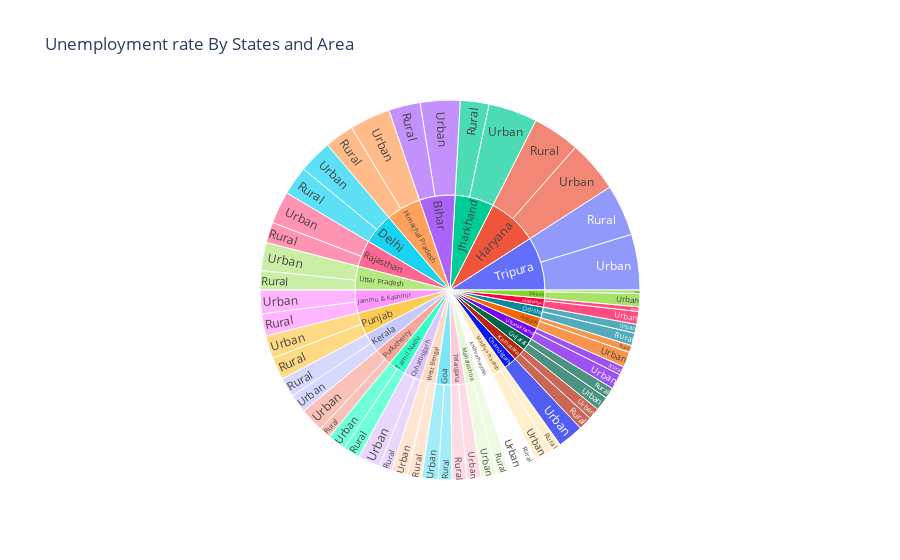

The notebook cell this image was saved under:
### Markdown cell above
# Sunburst Visulization

### Code cell
plot_2=px.sunburst(spl_1,path=['States','Area'],values='Unemployment Rate',title='Unemployment rate By States and Area',color_continuous_scale='RdBu')
plot_2.show()

### Figure 1 — Plotly figure (JSON) as saved in the notebook; plotly's stock layout.template omitted (floating-point values rounded to 4 significant figures)
{"data": [{"branchvalues": "total", "domain": {"x": [0, 1], "y": [0, 1]}, "hovertemplate": "labels=%{label}<br>Unemployment Rate=%{value}<br>parent=%{parent}<br>id=%{id}<extra></extra>", "ids": ["Andhra Pradesh/Rural", "Assam/Rural", "Bihar/Rural", "Chhattisgarh/Rural", "Delhi/Rural", "Goa/Rural", "Gujarat/Rural", "Haryana/Rural", "Himachal Pradesh/Rural", "Jammu & Kashmir/Rural", "Jharkhand/Rural", "Karnataka/Rural", "Kerala/Rural", "Madhya Pradesh/Rural", "Maharashtra/Rural", "Meghalaya/Rural", "Odisha/Rural", "Puducherry/Rural", "Punjab/Rural", "Rajasthan/Rural", "Sikkim/Rural", "Tamil Nadu/Rural", "Telangana/Rural", "Tripura/Rural", "Uttar Pradesh/Rural", "Uttarakhand/Rural", "West Bengal/Rural", "Andhra Pradesh/Urban", "Assam/Urban", "Bihar/Urban", "Chandigarh/Urban", "Chhattisgarh/Urban", "Delhi/Urban", "Goa/Urban", "Gujarat/Urban", "Haryana/Urban", "Himachal Pradesh/Urban", "Jammu & Kashmir/Urban", "Jharkhand/Urban", "Karnataka/Urban", "Kerala/Urban", "Madhya Pradesh/Urban", "Maharashtra/Urban", "Meghalaya/Urban", "Odisha/Urban", "Puducherry/Urban", "Punjab/Urban", "Rajasthan/Urban", "Sikkim/Urban", "Tamil Nadu/Urban", "Telangana/Urban", "Tripura/Urban", "Uttar Pradesh/Urban", "Uttarakhand/Urban", "West Bengal/Urban", "Andhra Pradesh", "Assam", "Bihar", "Chandigarh", "Chhattisgarh", "Delhi", "Goa", "Gujarat", "Haryana", "Himachal Pradesh", "Jammu & Kashmir", "Jharkhand", "Karnataka", "Kerala", "Madhya Pradesh", "Maharashtra", "Meghalaya", "Odisha", "Puducherry", "Punjab", "Rajasthan", "Sikkim", "Tamil Nadu", "Telangana", "Tripura", "Uttar Pradesh", "Uttarakhand", "West Bengal"], "labels": ["Rural", "Rural", "Rural", "Rural", "Rural", "Rural", "Rural", "Rural", "Rural", "Rural", "Rural", "Rural", "Rural", "Rural", "Rural", "Rural", "Rural", "Rural", "Rural", "Rural", "Rural", "Rural", "Rural", "Rural", "Rural", "Rural", "Rural", "Urban", "Urban", "Urban", "Urban", "Urban", "Urban", "Urban", "Urban", "Urban", "Urban", "Urban", "Urban", "Urban", "Urban", "Urban", "Urban", "Urban", "Urban", "Urban", "Urban", "Urban", "Urban", "Urban", "Urban", "Urban", "Urban", "Urban", "Urban", "Andhra Pradesh", "Assam", "Bihar", "Chandigarh", "Chhattisgarh", "Delhi", "Goa", "Gujarat", "Haryana", "Himachal Pradesh", "Jammu & Kashmir", "Jharkhand", "Karnataka", "Kerala", "Madhya Pradesh", "Maharashtra", "Meghalaya", "Odisha", "Puducherry", "Punjab", "Rajasthan", "Sikkim", "Tamil Nadu", "Telangana", "Tripura", "Uttar Pradesh", "Uttarakhand", "West Bengal"], "name": "", "parents": ["Andhra Pradesh", "Assam", "Bihar", "Chhattisgarh", "Delhi", "Goa", "Gujarat", "Haryana", "Himachal Pradesh", "Jammu & Kashmir", "Jharkhand", "Karnataka", "Kerala", "Madhya Pradesh", "Maharashtra", "Meghalaya", "Odisha", "Puducherry", "Punjab", "Rajasthan", "Sikkim", "Tamil Nadu", "Telangana", "Tripura", "Uttar Pradesh", "Uttarakhand", "West Bengal", "Andhra Pradesh", "Assam", "Bihar", "Chandigarh", "Chhattisgarh", "Delhi", "Goa", "Gujarat", "Haryana", "Himachal Pradesh", "Jammu & Kashmir", "Jharkhand", "Karnataka", "Kerala", "Madhya Pradesh", "Maharashtra", "Meghalaya", "Odisha", "Puducherry", "Punjab", "Rajasthan", "Sikkim", "Tamil Nadu", "Telangana", "Tripura", "Uttar Pradesh", "Uttarakhand", "West Bengal", "", "", "", "", "", "", "", "", "", "", "", "", "", "", "", "", "", "", "", "", "", "", "", "", "", "", "", ""], "type": "sunburst", "values": [77.37, 53.89, 234.8, 92.8, 213.6, 100.7, 82.84, 350.2, 217.1, 164.5, 213.1, 101.1, 144.8, 79.15, 95.34, 34.65, 92.58, 87.16, 166.9, 153.0, 25.4, 122.9, 110.1, 380.3, 142.9, 63.47, 106.0, 132.0, 113.2, 294.9, 191.9, 165.9, 248.2, 121.9, 103.8, 385.8, 302.1, 175.5, 363.3, 85.79, 138.7, 128.2, 116.3, 94.92, 65.84, 178.4, 169.9, 240.7, 97.84, 137.1, 106.6, 413.5, 208.5, 114.3, 121.5, 209.4, 167.1, 529.7, 191.9, 258.7, 461.9, 222.6, 186.6, 735.9, 519.1, 340.0, 576.4, 186.9, 283.5, 207.4, 211.6, 129.6, 158.4, 265.6, 336.9, 393.6, 123.2, 260.0, 216.7, 793.8, 351.4, 177.7, 227.5]}], "layout": {"legend": {"tracegroupgap": 0}, "title": {"text": "Unemployment rate By States and Area"}}}
